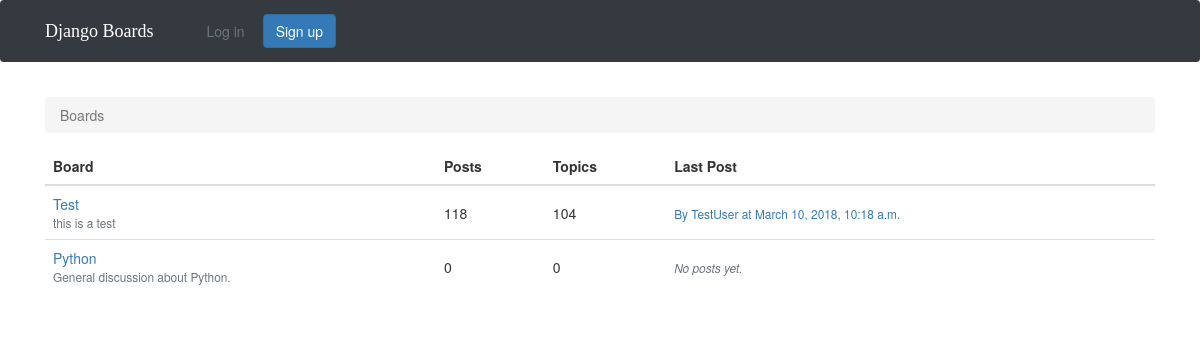
The page / on the database its author committed.
### boards/models.py (models this page shows, shortened)
class Board(models.Model):
	name = models.CharField(max_length=20, unique=True)
	description = models.CharField(max_length=100)
	def get_posts_count(self):
		return Post.objects.filter(topic__board=self).count()
	def get_last_post(self):
		return Post.objects.filter(topic__board=self).order_by('-created_at').first()

class Post(models.Model):
	message = models.TextField(max_length = 4000)
	topic = models.ForeignKey(Topic, related_name='posts')
	created_at = models.DateTimeField(auto_now_add=True)
	updated_at = models.DateTimeField(null=True)
	created_by = models.ForeignKey(User, related_name= 'posts')
	updated_by = models.ForeignKey(User, null=True, related_name='+')

### boards/views.py (the view)
# urls.py: url(r'^$', views.BoardListView.as_view(), name='home'),
class BoardListView(ListView):
    model = Board
    context_object_name = 'boards'
    template_name = 'home.html'

### templates/home.html
{% extends 'base.html' %}
{% block breadcrumb %}
  <li class="breadcrumb-item active">Boards</li>
{% endblock %}
{% block content %}
  <table class="table">
    <thead class="thead-inverse">
      <tr>
        <th>Board</th>
        <th>Posts</th>
        <th>Topics</th>
        <th>Last Post</th>
      </tr>
    </thead>
    <tbody>
      {% for board in boards %}
        <tr>
          <td>
            <a href="{% url 'board_topics' board.pk %}">{{ board.name }}</a>
            <small class="text-muted d-block">{{ board.description }}</small>
          </td>
          <td class="align-middle">
            {{ board.get_posts_count }}
          </td>
          <td class="align-middle">
            {{ board.topics.count }}
          </td>
          <td class="align-middle">
            {% with post=board.get_last_post %}
  {% if post %}
    <small>
      <a href="{% url 'topic_posts' board.pk post.topic.pk %}">
        By {{ post.created_by.username }} at {{ post.created_at }}
      </a>
    </small>
  {% else %}
    <small class="text-muted">
      <em>No posts yet.</em>
    </small>
  {% endif %}
{% endwith %}
          </td>
        </tr>
      {% endfor %}
    </tbody>
  </table>
{% endblock %}

### rows shown on the page
Board: name "Test", description "this is a test", get_posts_count "118", topics.count "104", get_last_post.created_by.username "TestUser", get_last_post.created_at "March 10, 2018, 10:18 a.m."
Board: name "Python", description "General discussion about Python.", get_posts_count "0", topics.count "0", shows "No posts yet."
